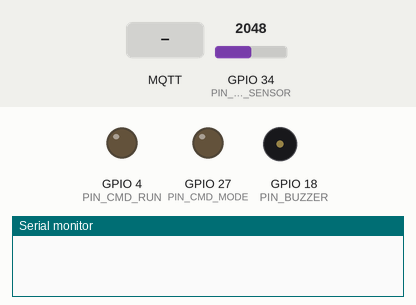
A sketch run on a simulated ESP32. Shown: output pins drawn as LEDs (lit = HIGH), buzzer (waves = sounding, pin HIGH), the last lines printed to the serial monitor. The test bench sets the inputs (shaded band); at power-on: GPIO 34 (PIN_FLAME_SENSOR) = 2048. WiFi joins after 1.5 s; servers stay silent unless stated; no MQTT or app messages arrive unless stated.

Above: at 2.7 s.
2.8 s: MQTT message "FIRE_DETECTED" arrives on the first subscribed topic
At 3.4 s:
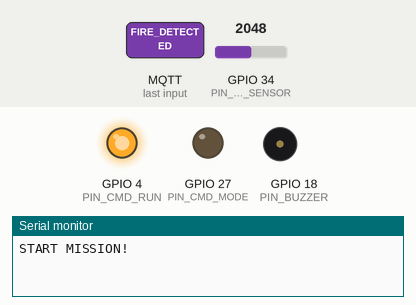
4.3 s: GPIO 34 (PIN_FLAME_SENSOR) set to 1060
5.8 s: GPIO 34 (PIN_FLAME_SENSOR) set to 936
At 7.0 s:
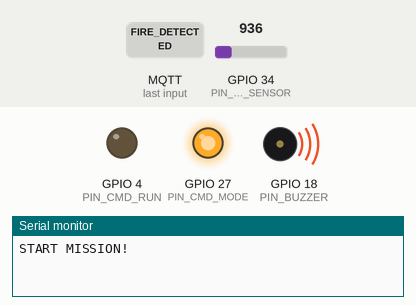
7.3 s: MQTT message "RESET" arrives on the first subscribed topic
At 8.0 s:
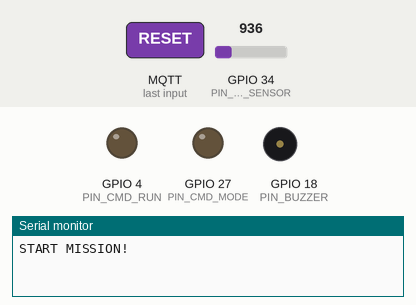
8.8 s: MQTT message "START" arrives on the first subscribed topic
At 10.1 s:
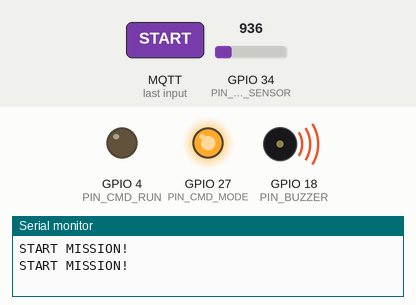
10.4 s: GPIO 34 (PIN_FLAME_SENSOR) set to 1040
At 13.8 s:
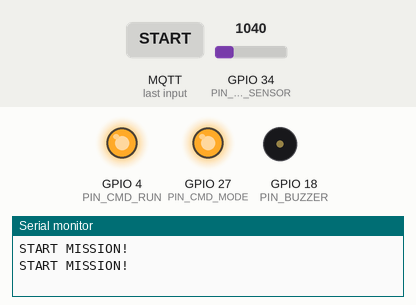
Timing chart, 0 to 34.9 s (numbered marks = the images above; inputs shaded):
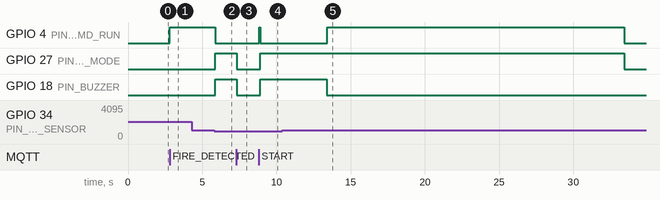

The sketch:

robotesp.ino
```cpp
#include <WiFi.h>
#include <PubSubClient.h>

// ================= SETTING WIFI =================
const char* ssid = "Ahann";
const char* password = "08080004";
IPAddress mqtt_server(172, 20, 10, 2); // CEK IP LAPTOP!

WiFiClient espClient;
PubSubClient client(espClient);

// ================= PIN & VAR =================
#define PIN_FLAME_SENSOR 34
#define PIN_CMD_RUN  4
#define PIN_CMD_MODE 27
#define PIN_BUZZER 18

int flameThreshold = 1000;
unsigned long timerState = 0;
unsigned long lastMsgTime = 0; // Timer Heartbeat

enum RobotState { IDLE, SEARCHING, EXTINGUISHING, BACK_HOME };
RobotState currentState = IDLE;

void sendCommand(bool run, bool mode) {
  digitalWrite(PIN_CMD_RUN, run ? HIGH : LOW);
  digitalWrite(PIN_CMD_MODE, mode ? HIGH : LOW);
}

void callback(char* topic, byte* payload, unsigned int length) {
  String message = "";
  for (int i = 0; i < length; i++) message += (char)payload[i];

  if (String(topic) == "robot/command") {
    if ((message == "FIRE_DETECTED" || message == "START") && currentState == IDLE) {
        Serial.println("START MISSION!");
        currentState = SEARCHING;
    }
    else if (message == "RESET") {
      currentState = IDLE;
      sendCommand(LOW, LOW);
    }
  }
}

void setup() {
  Serial.begin(115200);
  pinMode(PIN_FLAME_SENSOR, INPUT);
  pinMode(PIN_CMD_RUN, OUTPUT);
  pinMode(PIN_CMD_MODE, OUTPUT);
  pinMode(PIN_BUZZER, OUTPUT);
  sendCommand(LOW, LOW);

  WiFi.begin(ssid, password);
  while (WiFi.status() != WL_CONNECTED) delay(500);

  client.setServer(mqtt_server, 1883);
  client.setCallback(callback);
}

void loop() {
  if (!client.connected()) {
    if (client.connect("ESP32_Robot")) client.subscribe("robot/command");
    delay(1000);
  }
  client.loop();

  int val = analogRead(PIN_FLAME_SENSOR);
  bool physicalFire = (val < flameThreshold);

  // ================= STATE MACHINE =================
  switch (currentState) {
    case IDLE:
      sendCommand(LOW, LOW);
      digitalWrite(PIN_BUZZER, LOW);
      break;

    case SEARCHING:
      sendCommand(HIGH, LOW);
      if (physicalFire) {
        currentState = EXTINGUISHING;
        timerState = millis();
      }
      break;

    case EXTINGUISHING:
      sendCommand(LOW, HIGH);
      digitalWrite(PIN_BUZZER, HIGH);
      if (!physicalFire) {
        if (millis() - timerState > 3000) { // Tunggu 3 detik padam
           digitalWrite(PIN_BUZZER, LOW);
           currentState = BACK_HOME;
           timerState = millis();
        }
      } else {
        timerState = millis();
      }
      break;

    case BACK_HOME:
      sendCommand(HIGH, HIGH);
      // Beri waktu 20 detik ke Arduino untuk cari Home
      if (millis() - timerState > 20000) {
        currentState = IDLE; // Reset otomatis
      }
      break;
  }

  // ================= HEARTBEAT (PENTING BUAT PYTHON) =================
  if (millis() - lastMsgTime > 1000) {
    lastMsgTime = millis();
    char valStr[8];
    itoa(val, valStr, 10);
    client.publish("robot/sensor/flame", valStr);

    String statusStr = "IDLE";
    if (currentState == SEARCHING) statusStr = "SEARCHING";
    else if (currentState == EXTINGUISHING) statusStr = "FIRE!";
    else if (currentState == BACK_HOME) statusStr = "RETURNING";

    client.publish("robot/status", statusStr.c_str());
  }

  delay(50);
}
```

Measured:
- the behaviour switches between 1000 and 999 on GPIO 34 (PIN_FLAME_SENSOR) (found by bisection; images 1 and 2)
- after the input at 2.8 s, GPIO 4 (PIN_CMD_RUN): LOW → HIGH at once
- after the input at 4.3 s, every drawn part: stays the same
- after the input at 5.8 s, GPIO 4 (PIN_CMD_RUN): HIGH → LOW after 0.08 s; GPIO 27 (PIN_CMD_MODE), GPIO 18 (PIN_BUZZER): LOW → HIGH after 0.08 s
- after the input at 7.3 s, GPIO 27 (PIN_CMD_MODE), GPIO 18 (PIN_BUZZER): HIGH → LOW at once
- after the input at 8.8 s, GPIO 4 (PIN_CMD_RUN): LOW → HIGH after 0.05 s, → LOW 0.05 s later; GPIO 27 (PIN_CMD_MODE), GPIO 18 (PIN_BUZZER): LOW → HIGH after 0.10 s
- after the input at 10.4 s, GPIO 4 (PIN_CMD_RUN): LOW → HIGH after 3.0 s, → LOW 20.0 s later; GPIO 27 (PIN_CMD_MODE): HIGH → LOW after 23.0 s; GPIO 18 (PIN_BUZZER): HIGH → LOW after 3.0 s
